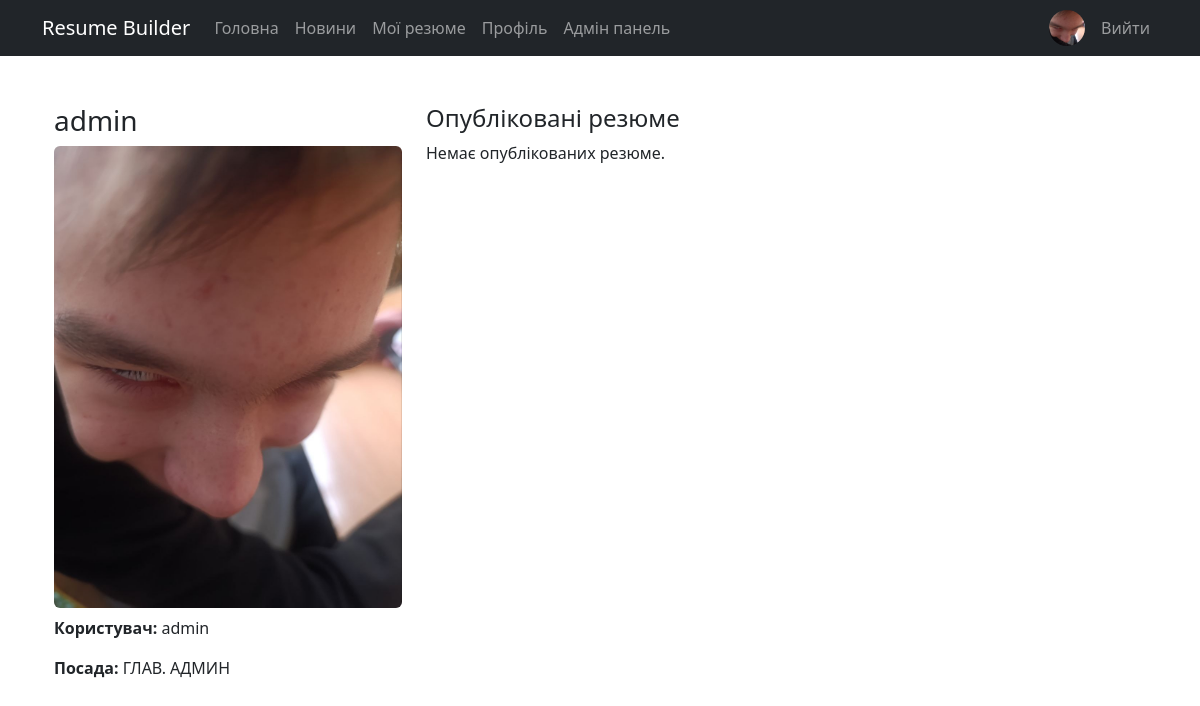
The page /profiles/admin/ (signed in) on the database its author committed.
### builder/models.py (models this page shows, shortened)
class Profile(models.Model):
    user = models.OneToOneField(User, on_delete=models.CASCADE, related_name='profile')
    full_name = models.CharField(max_length=200)
    title = models.CharField(max_length=200, blank=True)
    email = models.EmailField(blank=True)
    phone = models.CharField(max_length=50, blank=True)
    location = models.CharField(max_length=200, blank=True)
    bio = models.TextField(blank=True)
    photo = models.ImageField(upload_to='profiles/', blank=True, null=True)
    last_seen = models.DateTimeField(null=True, blank=True)

### builder/views.py (the view)
# urls.py: path('profiles/<str:username>/', views.profile_view, name='profile_view'),
def profile_view(request, username):
    profile = get_object_or_404(Profile, user__username=username)
    resumes = Resume.objects.filter(user=profile.user, is_public=True, is_deleted=False).order_by('-updated_at')
    return render(request, 'profile_view.html', {'profile': profile, 'resumes': resumes})

### builder/context_processors.py (called while the page is built)
def user_profile(request):
    if request.user.is_authenticated:
        profile = Profile.objects.filter(user=request.user).first()
        return {'user_profile': profile}
    return {'user_profile': None}

### templates/profile_view.html (shortened to what this page needs)
{% extends 'base.html' %}
{% block content %}
<div class="container mt-4">
  <div class="row">
    <div class="col-md-4">
      <h3>{{ profile.full_name }}</h3>
      {% if profile.photo %}
        <img src="{{ profile.photo.url }}" class="img-fluid rounded" alt="Фото">
      {% else %}
        <div class="border rounded p-4 text-center">Немає фото</div>
      {% endif %}
      <p class="mt-2"><strong>Користувач:</strong> {{ profile.user.username }}</p>
      {% if profile.title %}<p><strong>Посада:</strong> {{ profile.title }}</p>{% endif %}
    </div>
    <div class="col-md-8">
      <h4>Опубліковані резюме</h4>
      {% if resumes %}
        <ul class="list-group">
          {% for r in resumes %}
            <li class="list-group-item d-flex justify-content-between align-items-center">
              <div>
                <strong>{{ r.title }}</strong>
                <div class="text-muted small">Оновлено: {{ r.updated_at }}</div>
              </div>
              <a href="{% url 'resume_public_detail' r.pk %}" class="btn btn-sm btn-primary">Переглянути</a>
            </li>
          {% endfor %}
        </ul>
      {% else %}
        <p>Немає опублікованих резюме.</p>
      {% endif %}
    </div>
  </div>
</div>
{% endblock %}

### templates/base.html (shortened to what this page needs)
<!DOCTYPE html>
<html lang="uk">
<head>
    <link rel="stylesheet" href="https://cdn.jsdelivr.net/npm/bootstrap@5.3.3/dist/css/bootstrap.min.css">
    {% load static %}
    <link rel="stylesheet" href="{% static 'builder/responsive.css' %}">
</head>
<body>
<nav class="navbar navbar-expand-lg navbar-dark bg-dark">
    <div class="container">
        <a class="navbar-brand" href="{% url 'home' %}">Resume Builder</a>
        <div class="collapse navbar-collapse" id="main-navigation">
            <ul class="navbar-nav me-auto">
                <li class="nav-item"><a class="nav-link" href="{% url 'home' %}">Головна</a></li>
                <li class="nav-item"><a class="nav-link" href="{% url 'news_list' %}">Новини</a></li>
                {% if user.is_authenticated %}
                <li class="nav-item"><a class="nav-link" href="{% url 'resume_list' %}">Мої резюме</a></li>
                <li class="nav-item"><a class="nav-link" href="{% url 'profile_list' %}">Профіль</a></li>
                {% if user.is_staff %}
                <li class="nav-item"><a class="nav-link" href="{% url 'custom_admin_dashboard' %}">Адмін панель</a></li>
                {% endif %}
                {% endif %}
            </ul>
            <ul class="navbar-nav align-items-center">
                {% if user.is_authenticated %}
                <li class="nav-item me-2">
                    <a class="nav-link p-0" href="{% url 'profile_list' %}">
                        {% if user_profile and user_profile.photo %}
                        <img src="{{ user_profile.photo.url }}" alt="avatar" class="rounded-circle" style="width:36px;height:36px;object-fit:cover;">
                        {% else %}
                        <div class="rounded-circle bg-secondary text-white d-flex align-items-center justify-content-center" style="width:36px;height:36px;font-weight:600;">{{ user.username|slice:":1"|upper }}</div>
                        {% endif %}
                    </a>
                </li>
                <li class="nav-item"><a class="nav-link" href="{% url 'logout' %}">Вийти</a></li>
                {% else %}
                <li class="nav-item"><a class="nav-link" href="{% url 'login' %}">Увійти</a></li>
                <li class="nav-item"><a class="nav-link" href="{% url 'register' %}">Реєстрація</a></li>
                {% endif %}
            </ul>
        </div>
    </div>
</nav>
<div class="container py-4">
    {% block content %}{% endblock %}
</div>
</body>
</html>

### builder/static/builder/responsive.css (style rules this page uses)
html { overflow-x: hidden; }
body { min-width: 320px; }
img { max-width: 100%; height: auto; }
.navbar-brand { white-space: normal; }

### rows shown on the page
Profile: photo (picture), full_name "admin", user.username "admin", title "ГЛАВ. АДМИН"
